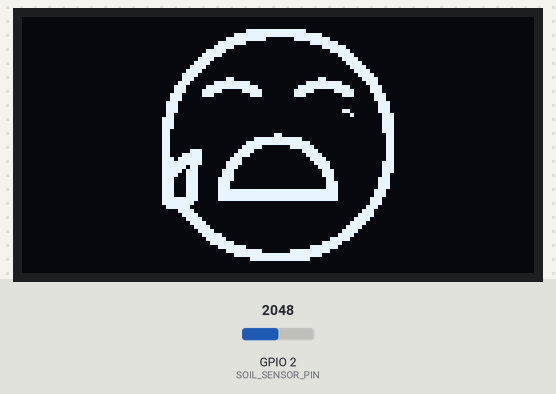
Recording of a sketch running on a simulated Seeed XIAO ESP32-C3. On the bench: 128×64 one-colour display. The inputs (shaded band) are chosen by the test bench; at power-on: GPIO 2 (SOIL_SENSOR_PIN) = 2048. What the sketch prints to the serial monitor is not drawn.

Above: at 6.28 s.
6.3 s: GPIO 2 (SOIL_SENSOR_PIN) set to 1944
At 9.0 s:
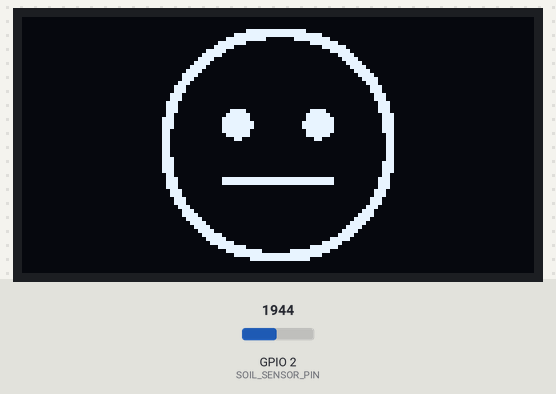
9.2 s: GPIO 2 (SOIL_SENSOR_PIN) set to 2040
At 11.83 s:
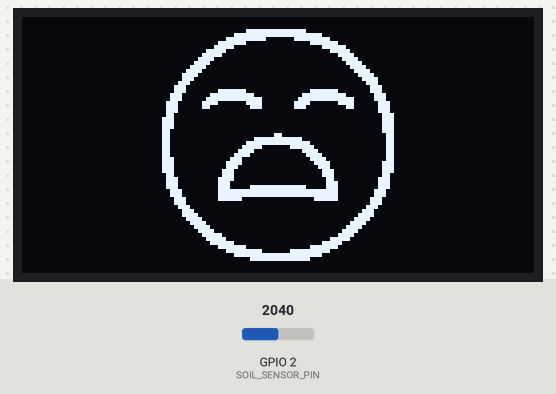
13.9 s: GPIO 2 (SOIL_SENSOR_PIN) set to 1760
At 16.3 s:
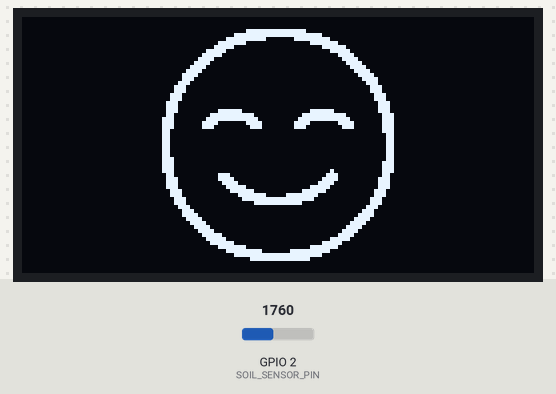
16.8 s: GPIO 2 (SOIL_SENSOR_PIN) set to 1839
At 19.14 s:
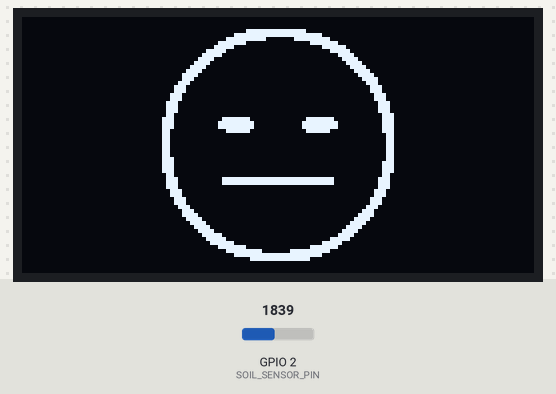
19.7 s: GPIO 2 (SOIL_SENSOR_PIN) set to 2047
At 20.96 s:
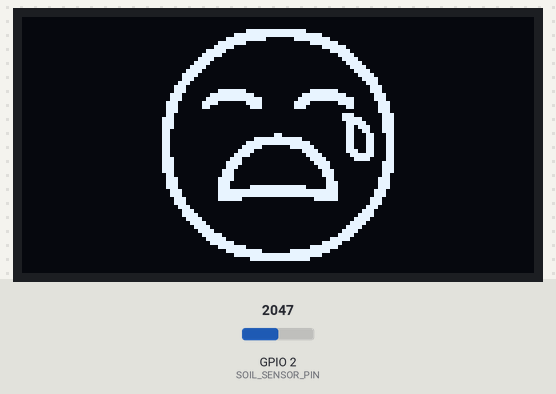

The sketch:

plant_bot.ino
```cpp
#include <Adafruit_GFX.h>
#include <Adafruit_SSD1306.h>
#include "animate.h"  // Must include: playhappyAnimation(), playneutralAnimation(), playsadAnimation()

#define SCREEN_I2C_ADDR 0x3C
#define SCREEN_WIDTH 128
#define SCREEN_HEIGHT 64
#define OLED_RST_PIN -1

#define SOIL_SENSOR_PIN A0        // Analog pin (GPIO2 on Xiao ESP32-C3)
#define SENSOR_POWER_PIN D7       // GPIO pin to power the sensor

Adafruit_SSD1306 display(SCREEN_WIDTH, SCREEN_HEIGHT, &Wire, OLED_RST_PIN);

// Timer variables
unsigned long lastReadTime = 0;
const unsigned long sensorInterval = 2000;  // Read every 2 seconds

void setup() {
  Serial.begin(9600);

  pinMode(SENSOR_POWER_PIN, OUTPUT);
  digitalWrite(SENSOR_POWER_PIN, LOW);  // Sensor initially OFF

  // Initialize OLED
  display.begin(SSD1306_SWITCHCAPVCC, SCREEN_I2C_ADDR);
  display.clearDisplay();

  // --- Startup message (once) ---
  display.setTextSize(2);
  display.setTextColor(SSD1306_WHITE);
  display.setCursor(15, 10);
  display.print("Planto");

  display.setTextSize(1);
  display.setCursor(20, 35);
  display.print("Keep them Healthy!");
  display.display();
  delay(4000);  // Show startup message for 4 seconds

  // --- Ready message (once) ---
  display.clearDisplay();
  display.setTextSize(1);
  display.setCursor(0, 0);
  display.print("Soil Monitor Ready");
  display.display();
  delay(1000);
}

void loop() {
  unsigned long now = millis();

  // Read sensor and show animation every 2 seconds
  if (now - lastReadTime >= sensorInterval) {
    lastReadTime = now;

    int soilValue = readSoilSensor();
    Serial.print("Soil Moisture Value: ");
    Serial.println(soilValue);

    // Choose and run animation based on soil moisture value
    if (soilValue < 1800) {
      playhappyAnimation(display);
    } else if (soilValue <= 2000) {
      playneutralAnimation(display);
    } else {
      playsadAnimation(display);
    }
  }
}

// Read soil sensor with power cycling
int readSoilSensor() {
  digitalWrite(SENSOR_POWER_PIN, HIGH);
  delay(300);  // Wait for sensor to stabilize
  int value = analogRead(SOIL_SENSOR_PIN);
  digitalWrite(SENSOR_POWER_PIN, LOW);
  return value;
}
```

Source omitted: animate.h (data table, 109548 bytes)

Measured:
- the behaviour switches between 2001 and 2000 on GPIO 2 (SOIL_SENSOR_PIN) (found by bisection; images 0 and 1)
- the behaviour switches between 1799 and 1800 on GPIO 2 (SOIL_SENSOR_PIN) (found by bisection; images 3 and 4)
- after the input at 6.3 s, the display: first differs from a run without the input after 1.3 s (image 1)
- after the input at 9.2 s, the display: changes after 0.59 s (image 2)
- after the input at 13.9 s, the display: changes after 0.28 s (image 3)
- after the input at 16.8 s, the display: first differs from a run without the input after 1.8 s (image 4 shows a later state)
- after the input at 19.7 s, the display: first changes after 1.1 s (image 5 shows a later state)
